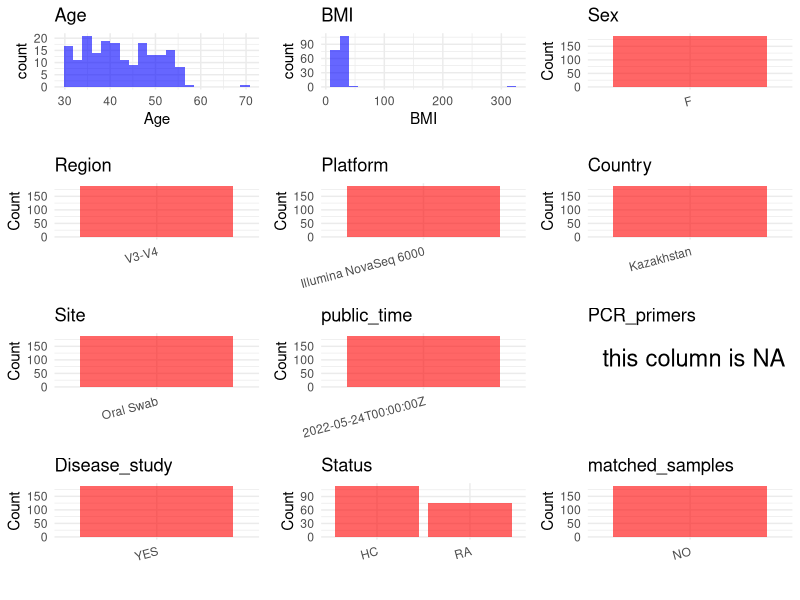

This figure's R source: (Note: this script raises an error after producing the figure.)
## ---- chunk 1
# Load necessary libraries
library(dplyr)
library(ggplot2)
library(cowplot)

# Set working directory (update this path to your local directory)
setwd("D:/oral_project/PRJNA841771")

# Read the initial metadata files
initial_meta<-read.csv("SraRunTable.csv",header = T)

# Combine the two metadata files
#meta <- rbind(initial_meta, initial_meta1)

#Remove entries where Organism is "gut metagenome" (non-oral samples)
#initial_meta <- subset(initial_meta,host_body_product=="oral cavity")

# Check the number of samples containing "HT" in Sample.Name (e.g., healthy controls)
#nrow(subset(meta, grepl("HT", Sample.Name)))

# Display the first few rows of the metadata
head(initial_meta)
## ---- chunk 2
# Create a uniform metadata dataframe
metadata <- data.frame(
  BioProject = initial_meta$BioProject,
  Run = initial_meta$Run,
  sample_name = initial_meta$Sample.Name,
  Age = initial_meta$Host_age,
  BMI = initial_meta$host_body_mass_index,
  Sex="F",
  Region = "V3-V4",
  Platform = initial_meta$Instrument,
  Country = initial_meta$geo_loc_name_country,
  Site = "Oral Swab",
  public_time = initial_meta$ReleaseDate,
  stringsAsFactors = FALSE
)
## ---- chunk 3
# Add information obtained from the publication
metadata$PCR_primers <- NA
metadata$title <- "Oral Microbial Signature of Rheumatoid Arthritis in
Female Patients"
metadata$Disease_study <- "YES"
# Assign disease status based on sample_name patterns
metadata<-metadata%>%
  mutate(Status=case_when(grepl("C|c",sample_name)~"HC",
                          TRUE~"RA"
                          ))

metadata$matched_samples="NO"
## ---- chunk 4
# Check the number of unique runs and sample names
print(paste("Number of unique runs:", length(unique(metadata$Run))))
print(paste("Number of unique sample names:", length(unique(metadata$sample_name))))
## ---- chunk 5
# Select columns for visualization
plot_data <- metadata %>%
  select(-BioProject, -Run, -sample_name, -title)

# Function to create simple plots for each column
create_simple_plots <- function(data) {
  plots <- list()
  
  for (col in colnames(data)) {
    # Check if the column is all NA
    if (all(is.na(data[[col]]))) {
      # Create an empty plot with text indicating all NA
      p <- ggplot() +
        annotate("text", x = 0.5, y = 0.5, label = "this column is NA", size = 6) +
        labs(title = col) +
        theme_void()
    } else if (is.numeric(data[[col]])) {
      # Numeric variable: histogram
      p <- ggplot(data, aes(x = .data[[col]])) +
        geom_histogram(fill = "blue", alpha = 0.6, bins = 20, na.rm = TRUE) +
        labs(title = col) +
        theme_minimal()
    } else {
      # Categorical variable: bar plot (remove NA values)
      count_data <- as.data.frame(table(data[[col]], useNA = "ifany"))
      p <- ggplot(count_data, aes(x = reorder(Var1, -Freq), y = Freq)) +
        geom_col(fill = "red", alpha = 0.6) +
        labs(title = col, x = NULL, y = "Count") +
        theme_minimal() +
        theme(axis.text.x = element_text(angle = 15, hjust = 1))
    }
    plots[[col]] <- p
  }
  
  return(plots)
}

# Generate and arrange plots
plots <- create_simple_plots(plot_data)
p<-plot_grid(plots$Age, 
          plots$BMI, 
          plots$Sex, 
          plots$Region, 
          plots$Platform, 
          plots$Country, 
          plots$Site,
          plots$public_time, 
          plots$PCR_primers,
          plots$Disease_study,
          plots$Status,
          plots$matched_samples,
          ncol = 3, align = "hv", axis = "lb")
ggsave("Metadata_Summary.png", plot = p, width = 8, height = 6, dpi = 150)
## ---- chunk 6
knitr::include_graphics("Metadata_Summary.png")
## ---- chunk 7
# Reorder columns to match the desired format
metadata <- metadata[, c(
  "BioProject", "Run", "sample_name", "Age", "BMI", "Sex", 
  "Region", "Platform", "Country", "Site", "public_time", 
  "PCR_primers", "title", "Disease_study", "Status","matched_samples"
)]

# Export the uniform metadata to a CSV file
write.csv(metadata, file = "metadata.csv", quote = FALSE)
head(metadata)
